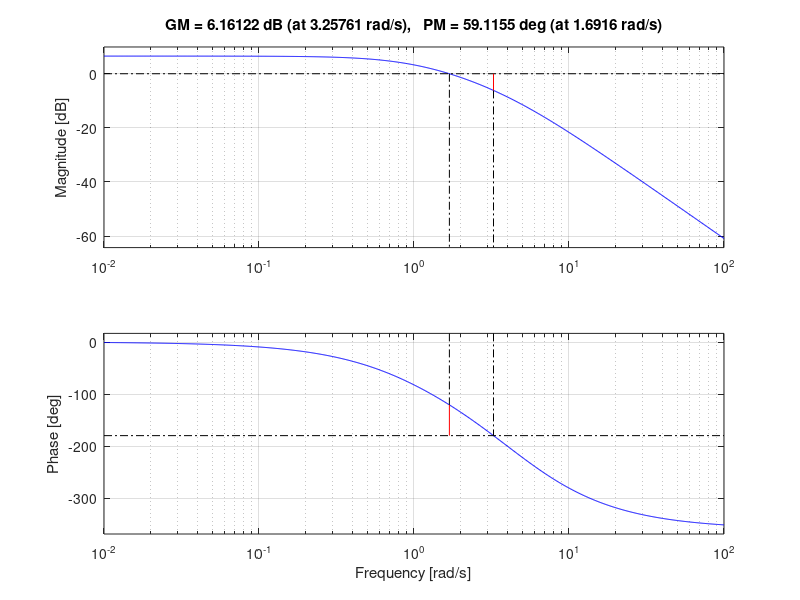
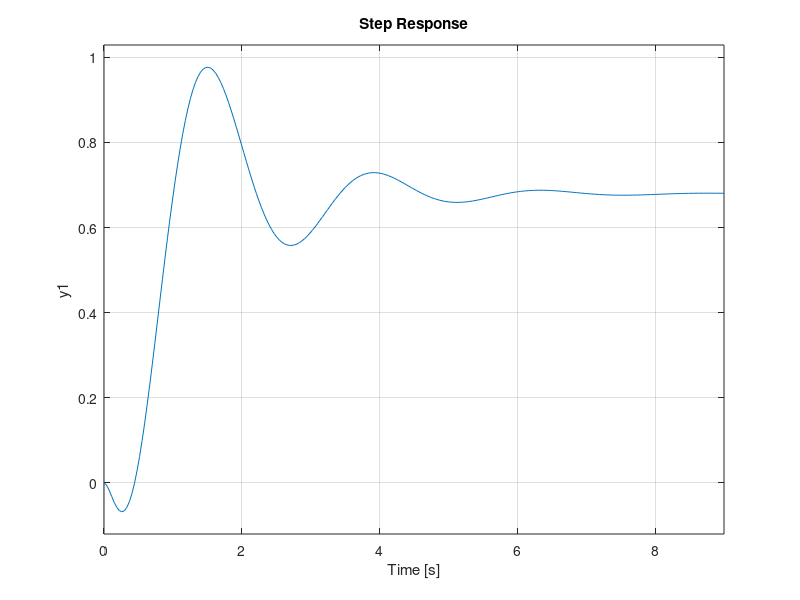
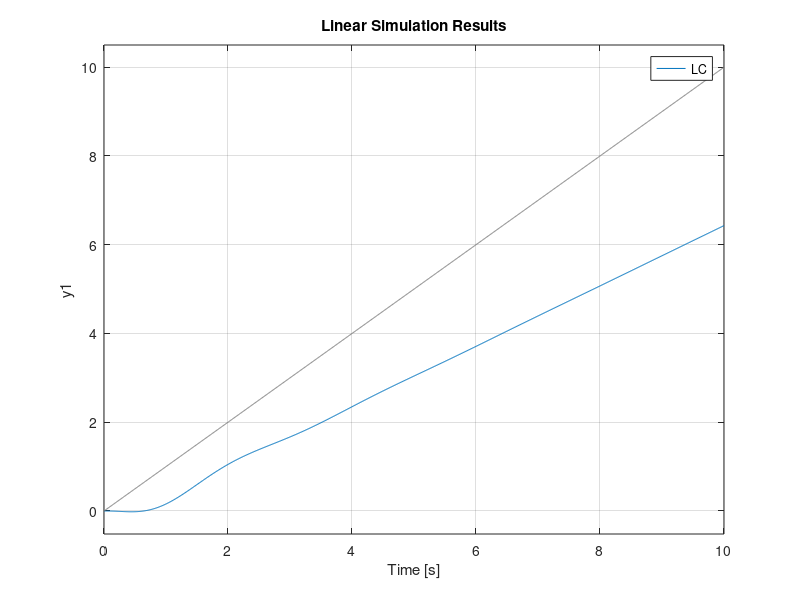

These charts were generated, in order, by the following MATLAB code:
clear all, close all, clc

s=tf('s');

P=10/(s+1)/(s+4)/(s+5);

ki=10;

Ts=4;
OS=10;

psi=log(100/OS)/sqrt(pi^2+(log(100/OS))^2);
wn=4/psi/Ts;

MF=100*psi;
wcf=wn;

P_complex=freqresp(P,wcf)
P_mag=abs(P_complex)
P_angulo=angle(P_complex)

K_mag=1/P_mag
theta_k=-pi+MF*pi/180-P_angulo

%% Controlador PD

kp=K_mag*cos(theta_k);
kd=K_mag*sin(theta_k)/wcf;

K=kp+kd*s;

LA=K*P;

LC=feedback(LA,1);
damp(LC)

figure, margin(LA)
figure, step(LC)

t=0:0.01:10;
u=t;

figure, lsim(LC,u,t)